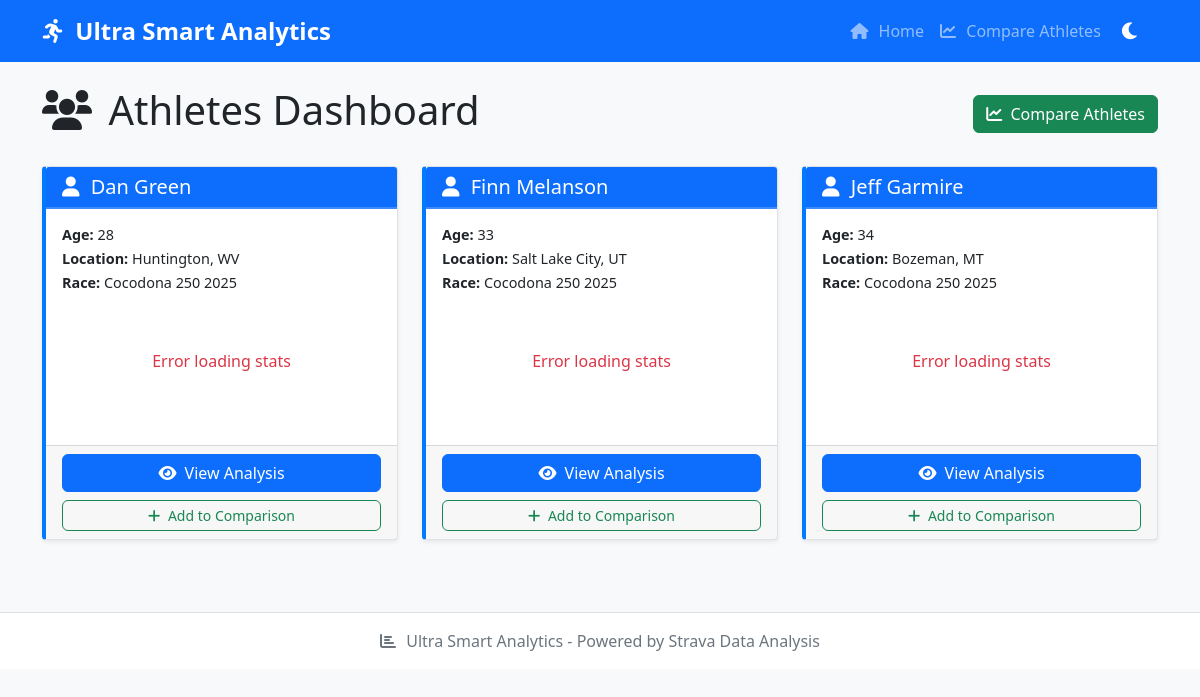
Page /legacy on the committed database.
### tables this page shows
CREATE TABLE races (
                    id INTEGER PRIMARY KEY AUTOINCREMENT,
                    name TEXT NOT NULL,
                    year INTEGER NOT NULL,
                    date TEXT,
                    location TEXT,
                    distance_miles REAL,
                    elevation_gain_feet REAL,
                    elevation_loss_feet REAL,
                    time_limit_hours REAL,
                    course_description TEXT,
                    ultrasignup_id TEXT,
                    created_at TIMESTAMP DEFAULT CURRENT_TIMESTAMP,
                    UNIQUE(name, year)
                );

### app.py (the view)
@app.route('/legacy')
def index():
    athletes = get_available_athletes()
    return render_template('index.html', athletes=athletes)

### app.py (called while the page is built)
def get_available_athletes():
    athletes = []
    race_id = 1
    races = db.get_races()
    race = next((r for r in races if r['id'] == race_id), None)
    if not race:
        return athletes
    runners = db.get_race_runners(race_id)
    for runner in runners:
        if runner.get('splits_available'):
            athletes.append({
                'id': str(runner['runner_id']),
                'name': f"{runner['first_name']} {runner['last_name']}",
                'first_name': runner['first_name'],
                'last_name': runner['last_name'],
                'age': runner['age'] or 0,
                'location': f"{runner['city'] or ''}, {runner['state'] or ''}".strip(', '),
                'race': race['name'],
                'year': str(race['year']),
                'runner_id': runner['runner_id']
            })
    return athletes

### database.py (called while the page is built)
    def get_connection(self):
        conn = sqlite3.connect(self.db_path)
        conn.execute("PRAGMA foreign_keys = ON")
        conn.row_factory = sqlite3.Row  # This allows dict-like access to rows
        return conn

    def get_races(self) -> List[Dict]:
        conn = self.get_connection()
        try:
            cursor = conn.execute('SELECT * FROM races ORDER BY year DESC, name')
            return [dict(row) for row in cursor.fetchall()]
        finally:
            conn.close()

### templates/index.html (shortened to what this page needs)
{% extends "base.html" %}
{% block content %}
<div class="row">
    <div class="col-12">
        <div class="d-flex justify-content-between align-items-center mb-4">
            <h1><i class="fas fa-users"></i> Athletes Dashboard</h1>
            <a href="{{ url_for('compare') }}" class="btn btn-success">
                <i class="fas fa-chart-line"></i> Compare Athletes
            </a>
        </div>
        {% if not athletes %}
            <div class="alert alert-warning" role="alert">
                <i class="fas fa-exclamation-triangle"></i>
                No athletes found. Please add athlete profile and split data files to the data/ directory.
            </div>
        {% else %}
            <div class="row">
                {% for athlete in athletes %}
                <div class="col-md-6 col-lg-4 mb-4">
                    <div class="card athlete-card h-100">
                        <div class="card-header bg-primary text-white">
                            <h5 class="card-title mb-0">
                                <i class="fas fa-user"></i> {{ athlete.name }}
                            </h5>
                        </div>
                        <div class="card-body">
                            <div class="athlete-info mb-3">
                                <p class="mb-1"><strong>Age:</strong> {{ athlete.age }}</p>
                                <p class="mb-1"><strong>Location:</strong> {{ athlete.location }}</p>
                                <p class="mb-1"><strong>Race:</strong> {{ athlete.race }} {{ athlete.year }}</p>
                            </div>
                            <div class="athlete-stats" id="stats-{{ athlete.id }}">
                            </div>
                        </div>
                        <div class="card-footer">
                            <div class="d-grid gap-2">
                                <a href="{{ url_for('athlete_detail', athlete_id=athlete.id) }}"
                                   class="btn btn-primary">
                                    <i class="fas fa-eye"></i> View Analysis
                                </a>
                                <button class="btn btn-outline-success btn-sm"
                                        onclick="addToComparison('{{ athlete.id }}', '{{ athlete.name }}')">
                                    <i class="fas fa-plus"></i> Add to Comparison
                                </button>
                            </div>
                        </div>
                    </div>
                </div>
                {% endfor %}
            </div>
        {% endif %}
    </div>
</div>
{% endblock %}

### static/css/style.css (style rules this page uses)
:root { --bg-color: #f8f9fa; --bg-secondary: #ffffff; --text-color: #212529; --text-muted: #6c757d; --border-color: #dee2e6; --card-shadow: 0 0.125rem 0.25rem rgba(0, 0, 0, 0.075); --card-shadow-hover: 0 0.5rem 1rem rgba(0, 0, 0, 0.15); --navbar-bg: #0d6efd; --success-bg: #d1e7dd; --performance-bg: linear-gradient(135deg, #f8f9fa 0%, #e9ecef 100%); --hover-bg: rgba(0, 123, 255, 0.1); }
body { background-color: var(--bg-color); color: var(--text-color); transition: background-color 0.3s ease, color 0.3s ease; }
.card { border: 1px solid var(--border-color); background-color: var(--bg-secondary); color: var(--text-color); box-shadow: var(--card-shadow); transition: all 0.2s ease; }
.athlete-card { height: 100%; border-left: 4px solid #007bff; }
.athlete-card .card-header { border-bottom: 2px solid rgba(255, 255, 255, 0.2); }
.athlete-info { font-size: 0.9rem; line-height: 1.4; }
.athlete-stats { min-height: 120px; display: flex; align-items: center; justify-content: center; }
.btn { border-radius: 6px; font-weight: 500; transition: all 0.2s ease; }
.fas, .far { margin-right: 6px; }
.btn .fas, .btn .far { margin-right: 4px; }

### rows in the picture
races: race "Cocodona 250" "Cocodona 250" "Cocodona 250"

### other values in the picture
{{ athlete.name }} "Dan Green" "Finn Melanson" "Jeff Garmire"
{{ athlete.age }} "28" "33" "34"
{{ athlete.location }} "Huntington, WV" "Salt Lake City, UT" "Bozeman, MT"
{{ athlete.year }} "2025" "2025" "2025"
